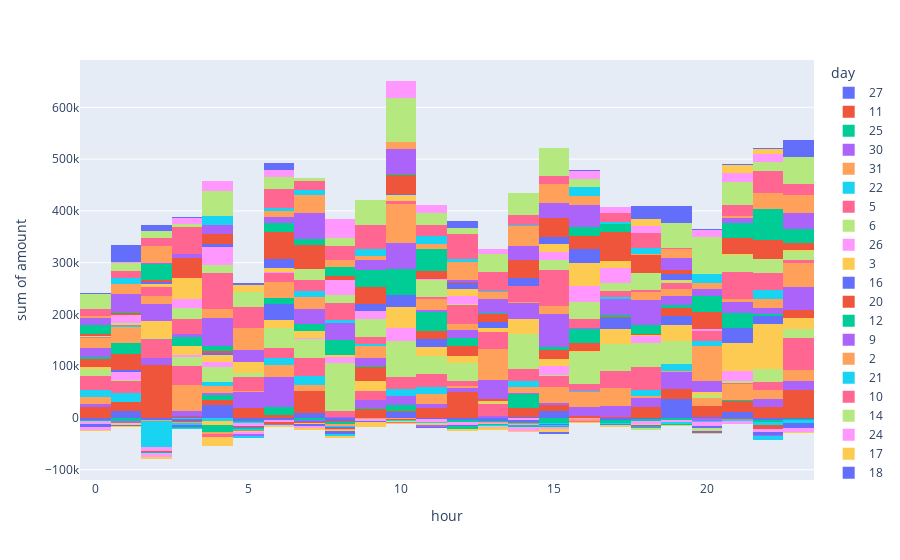

This figure's notebook cell:
### Code cell
sum_amount_per_hour_fig = px.histogram(df[['day', 'amount', 'hour']], x='hour', y='amount', color='day')
sum_amount_per_hour_fig

### Figure 1 — Plotly figure (JSON) as saved in the notebook; plotly's stock layout.template omitted (floating-point values rounded to 4 significant figures; data arrays with more than 128 entries replaced by an {"elided": "..."} marker saying what was removed)
{"data": [{"alignmentgroup": "True", "bingroup": "x", "histfunc": "sum", "hovertemplate": "day=27<br>hour=%{x}<br>sum of amount=%{y}<extra></extra>", "legendgroup": "27", "marker": {"color": "#636efa", "pattern": {"shape": ""}}, "name": "27", "offsetgroup": "27", "orientation": "v", "showlegend": true, "type": "histogram", "x": {"elided": "744 int values"}, "xaxis": "x", "y": {"elided": "744 float values"}, "yaxis": "y"}, {"alignmentgroup": "True", "bingroup": "x", "histfunc": "sum", "hovertemplate": "day=11<br>hour=%{x}<br>sum of amount=%{y}<extra></extra>", "legendgroup": "11", "marker": {"color": "#EF553B", "pattern": {"shape": ""}}, "name": "11", "offsetgroup": "11", "orientation": "v", "showlegend": true, "type": "histogram", "x": {"elided": "584 int values"}, "xaxis": "x", "y": {"elided": "584 float values"}, "yaxis": "y"}, {"alignmentgroup": "True", "bingroup": "x", "histfunc": "sum", "hovertemplate": "day=25<br>hour=%{x}<br>sum of amount=%{y}<extra></extra>", "legendgroup": "25", "marker": {"color": "#00cc96", "pattern": {"shape": ""}}, "name": "25", "offsetgroup": "25", "orientation": "v", "showlegend": true, "type": "histogram", "x": {"elided": "699 int values"}, "xaxis": "x", "y": {"elided": "699 float values"}, "yaxis": "y"}, {"alignmentgroup": "True", "bingroup": "x", "histfunc": "sum", "hovertemplate": "day=30<br>hour=%{x}<br>sum of amount=%{y}<extra></extra>", "legendgroup": "30", "marker": {"color": "#ab63fa", "pattern": {"shape": ""}}, "name": "30", "offsetgroup": "30", "orientation": "v", "showlegend": true, "type": "histogram", "x": {"elided": "799 int values"}, "xaxis": "x", "y": {"elided": "799 float values"}, "yaxis": "y"}, {"alignmentgroup": "True", "bingroup": "x", "histfunc": "sum", "hovertemplate": "day=31<br>hour=%{x}<br>sum of amount=%{y}<extra></extra>", "legendgroup": "31", "marker": {"color": "#FFA15A", "pattern": {"shape": ""}}, "name": "31", "offsetgroup": "31", "orientation": "v", "showlegend": true, "type": "histogram", "x": {"elided": "458 int values"}, "xaxis": "x", "y": {"elided": "458 float values"}, "yaxis": "y"}, {"alignmentgroup": "True", "bingroup": "x", "histfunc": "sum", "hovertemplate": "day=22<br>hour=%{x}<br>sum of amount=%{y}<extra></extra>", "legendgroup": "22", "marker": {"color": "#19d3f3", "pattern": {"shape": ""}}, "name": "22", "offsetgroup": "22", "orientation": "v", "showlegend": true, "type": "histogram", "x": {"elided": "660 int values"}, "xaxis": "x", "y": {"elided": "660 float values"}, "yaxis": "y"}, {"alignmentgroup": "True", "bingroup": "x", "histfunc": "sum", "hovertemplate": "day=5<br>hour=%{x}<br>sum of amount=%{y}<extra></extra>", "legendgroup": "5", "marker": {"color": "#FF6692", "pattern": {"shape": ""}}, "name": "5", "offsetgroup": "5", "orientation": "v", "showlegend": true, "type": "histogram", "x": {"elided": "724 int values"}, "xaxis": "x", "y": {"elided": "724 float values"}, "yaxis": "y"}, {"alignmentgroup": "True", "bingroup": "x", "histfunc": "sum", "hovertemplate": "day=6<br>hour=%{x}<br>sum of amount=%{y}<extra></extra>", "legendgroup": "6", "marker": {"color": "#B6E880", "pattern": {"shape": ""}}, "name": "6", "offsetgroup": "6", "orientation": "v", "showlegend": true, "type": "histogram", "x": {"elided": "674 int values"}, "xaxis": "x", "y": {"elided": "674 float values"}, "yaxis": "y"}, {"alignmentgroup": "True", "bingroup": "x", "histfunc": "sum", "hovertemplate": "day=26<br>hour=%{x}<br>sum of amount=%{y}<extra></extra>", "legendgroup": "26", "marker": {"color": "#FF97FF", "pattern": {"shape": ""}}, "name": "26", "offsetgroup": "26", "orientation": "v", "showlegend": true, "type": "histogram", "x": {"elided": "719 int values"}, "xaxis": "x", "y": {"elided": "719 float values"}, "yaxis": "y"}, {"alignmentgroup": "True", "bingroup": "x", "histfunc": "sum", "hovertemplate": "day=3<br>hour=%{x}<br>sum of amount=%{y}<extra></extra>", "legendgroup": "3", "marker": {"color": "#FECB52", "pattern": {"shape": ""}}, "name": "3", "offsetgroup": "3", "orientation": "v", "showlegend": true, "type": "histogram", "x": {"elided": "776 int values"}, "xaxis": "x", "y": {"elided": "776 float values"}, "yaxis": "y"}, {"alignmentgroup": "True", "bingroup": "x", "histfunc": "sum", "hovertemplate": "day=16<br>hour=%{x}<br>sum of amount=%{y}<extra></extra>", "legendgroup": "16", "marker": {"color": "#636efa", "pattern": {"shape": ""}}, "name": "16", "offsetgroup": "16", "orientation": "v", "showlegend": true, "type": "histogram", "x": {"elided": "538 int values"}, "xaxis": "x", "y": {"elided": "538 float values"}, "yaxis": "y"}, {"alignmentgroup": "True", "bingroup": "x", "histfunc": "sum", "hovertemplate": "day=20<br>hour=%{x}<br>sum of amount=%{y}<extra></extra>", "legendgroup": "20", "marker": {"color": "#EF553B", "pattern": {"shape": ""}}, "name": "20", "offsetgroup": "20", "orientation": "v", "showlegend": true, "type": "histogram", "x": {"elided": "570 int values"}, "xaxis": "x", "y": {"elided": "570 float values"}, "yaxis": "y"}, {"alignmentgroup": "True", "bingroup": "x", "histfunc": "sum", "hovertemplate": "day=12<br>hour=%{x}<br>sum of amount=%{y}<extra></extra>", "legendgroup": "12", "marker": {"color": "#00cc96", "pattern": {"shape": ""}}, "name": "12", "offsetgroup": "12", "orientation": "v", "showlegend": true, "type": "histogram", "x": {"elided": "559 int values"}, "xaxis": "x", "y": {"elided": "559 float values"}, "yaxis": "y"}, {"alignmentgroup": "True", "bingroup": "x", "histfunc": "sum", "hovertemplate": "day=9<br>hour=%{x}<br>sum of amount=%{y}<extra></extra>", "legendgroup": "9", "marker": {"color": "#ab63fa", "pattern": {"shape": ""}}, "name": "9", "offsetgroup": "9", "orientation": "v", "showlegend": true, "type": "histogram", "x": {"elided": "576 int values"}, "xaxis": "x", "y": {"elided": "576 float values"}, "yaxis": "y"}, {"alignmentgroup": "True", "bingroup": "x", "histfunc": "sum", "hovertemplate": "day=2<br>hour=%{x}<br>sum of amount=%{y}<extra></extra>", "legendgroup": "2", "marker": {"color": "#FFA15A", "pattern": {"shape": ""}}, "name": "2", "offsetgroup": "2", "orientation": "v", "showlegend": true, "type": "histogram", "x": {"elided": "868 int values"}, "xaxis": "x", "y": {"elided": "868 float values"}, "yaxis": "y"}, {"alignmentgroup": "True", "bingroup": "x", "histfunc": "sum", "hovertemplate": "day=21<br>hour=%{x}<br>sum of amount=%{y}<extra></extra>", "legendgroup": "21", "marker": {"color": "#19d3f3", "pattern": {"shape": ""}}, "name": "21", "offsetgroup": "21", "orientation": "v", "showlegend": true, "type": "histogram", "x": {"elided": "624 int values"}, "xaxis": "x", "y": {"elided": "624 float values"}, "yaxis": "y"}, {"alignmentgroup": "True", "bingroup": "x", "histfunc": "sum", "hovertemplate": "day=10<br>hour=%{x}<br>sum of amount=%{y}<extra></extra>", "legendgroup": "10", "marker": {"color": "#FF6692", "pattern": {"shape": ""}}, "name": "10", "offsetgroup": "10", "orientation": "v", "showlegend": true, "type": "histogram", "x": {"elided": "603 int values"}, "xaxis": "x", "y": {"elided": "603 float values"}, "yaxis": "y"}, {"alignmentgroup": "True", "bingroup": "x", "histfunc": "sum", "hovertemplate": "day=14<br>hour=%{x}<br>sum of amount=%{y}<extra></extra>", "legendgroup": "14", "marker": {"color": "#B6E880", "pattern": {"shape": ""}}, "name": "14", "offsetgroup": "14", "orientation": "v", "showlegend": true, "type": "histogram", "x": {"elided": "552 int values"}, "xaxis": "x", "y": {"elided": "552 float values"}, "yaxis": "y"}, {"alignmentgroup": "True", "bingroup": "x", "histfunc": "sum", "hovertemplate": "day=24<br>hour=%{x}<br>sum of amount=%{y}<extra></extra>", "legendgroup": "24", "marker": {"color": "#FF97FF", "pattern": {"shape": ""}}, "name": "24", "offsetgroup": "24", "orientation": "v", "showlegend": true, "type": "histogram", "x": {"elided": "693 int values"}, "xaxis": "x", "y": {"elided": "693 float values"}, "yaxis": "y"}, {"alignmentgroup": "True", "bingroup": "x", "histfunc": "sum", "hovertemplate": "day=17<br>hour=%{x}<br>sum of amount=%{y}<extra></extra>", "legendgroup": "17", "marker": {"color": "#FECB52", "pattern": {"shape": ""}}, "name": "17", "offsetgroup": "17", "orientation": "v", "showlegend": true, "type": "histogram", "x": {"elided": "535 int values"}, "xaxis": "x", "y": {"elided": "535 float values"}, "yaxis": "y"}, {"alignmentgroup": "True", "bingroup": "x", "histfunc": "sum", "hovertemplate": "day=18<br>hour=%{x}<br>sum of amount=%{y}<extra></extra>", "legendgroup": "18", "marker": {"color": "#636efa", "pattern": {"shape": ""}}, "name": "18", "offsetgroup": "18", "orientation": "v", "showlegend": true, "type": "histogram", "x": {"elided": "542 int values"}, "xaxis": "x", "y": {"elided": "542 float values"}, "yaxis": "y"}, {"alignmentgroup": "True", "bingroup": "x", "histfunc": "sum", "hovertemplate": "day=8<br>hour=%{x}<br>sum of amount=%{y}<extra></extra>", "legendgroup": "8", "marker": {"color": "#EF553B", "pattern": {"shape": ""}}, "name": "8", "offsetgroup": "8", "orientation": "v", "showlegend": true, "type": "histogram", "x": {"elided": "573 int values"}, "xaxis": "x", "y": {"elided": "573 float values"}, "yaxis": "y"}, {"alignmentgroup": "True", "bingroup": "x", "histfunc": "sum", "hovertemplate": "day=29<br>hour=%{x}<br>sum of amount=%{y}<extra></extra>", "legendgroup": "29", "marker": {"color": "#00cc96", "pattern": {"shape": ""}}, "name": "29", "offsetgroup": "29", "orientation": "v", "showlegend": true, "type": "histogram", "x": {"elided": "738 int values"}, "xaxis": "x", "y": {"elided": "738 float values"}, "yaxis": "y"}, {"alignmentgroup": "True", "bingroup": "x", "histfunc": "sum", "hovertemplate": "day=1<br>hour=%{x}<br>sum of amount=%{y}<extra></extra>", "legendgroup": "1", "marker": {"color": "#ab63fa", "pattern": {"shape": ""}}, "name": "1", "offsetgroup": "1", "orientation": "v", "showlegend": true, "type": "histogram", "x": {"elided": "853 int values"}, "xaxis": "x", "y": {"elided": "853 float values"}, "yaxis": "y"}, {"alignmentgroup": "True", "bingroup": "x", "histfunc": "sum", "hovertemplate": "day=13<br>hour=%{x}<br>sum of amount=%{y}<extra></extra>", "legendgroup": "13", "marker": {"color": "#FFA15A", "pattern": {"shape": ""}}, "name": "13", "offsetgroup": "13", "orientation": "v", "showlegend": true, "type": "histogram", "x": {"elided": "561 int values"}, "xaxis": "x", "y": {"elided": "561 float values"}, "yaxis": "y"}, {"alignmentgroup": "True", "bingroup": "x", "histfunc": "sum", "hovertemplate": "day=19<br>hour=%{x}<br>sum of amount=%{y}<extra></extra>", "legendgroup": "19", "marker": {"color": "#19d3f3", "pattern": {"shape": ""}}, "name": "19", "offsetgroup": "19", "orientation": "v", "showlegend": true, "type": "histogram", "x": {"elided": "545 int values"}, "xaxis": "x", "y": {"elided": "545 float values"}, "yaxis": "y"}, {"alignmentgroup": "True", "bingroup": "x", "histfunc": "sum", "hovertemplate": "day=4<br>hour=%{x}<br>sum of amount=%{y}<extra></extra>", "legendgroup": "4", "marker": {"color": "#FF6692", "pattern": {"shape": ""}}, "name": "4", "offsetgroup": "4", "orientation": "v", "showlegend": true, "type": "histogram", "x": {"elided": "746 int values"}, "xaxis": "x", "y": {"elided": "746 float values"}, "yaxis": "y"}, {"alignmentgroup": "True", "bingroup": "x", "histfunc": "sum", "hovertemplate": "day=7<br>hour=%{x}<br>sum of amount=%{y}<extra></extra>", "legendgroup": "7", "marker": {"color": "#B6E880", "pattern": {"shape": ""}}, "name": "7", "offsetgroup": "7", "orientation": "v", "showlegend": true, "type": "histogram", "x": {"elided": "585 int values"}, "xaxis": "x", "y": {"elided": "585 float values"}, "yaxis": "y"}, {"alignmentgroup": "True", "bingroup": "x", "histfunc": "sum", "hovertemplate": "day=28<br>hour=%{x}<br>sum of amount=%{y}<extra></extra>", "legendgroup": "28", "marker": {"color": "#FF97FF", "pattern": {"shape": ""}}, "name": "28", "offsetgroup": "28", "orientation": "v", "showlegend": true, "type": "histogram", "x": {"elided": "766 int values"}, "xaxis": "x", "y": {"elided": "766 float values"}, "yaxis": "y"}, {"alignmentgroup": "True", "bingroup": "x", "histfunc": "sum", "hovertemplate": "day=23<br>hour=%{x}<br>sum of amount=%{y}<extra></extra>", "legendgroup": "23", "marker": {"color": "#FECB52", "pattern": {"shape": ""}}, "name": "23", "offsetgroup": "23", "orientation": "v", "showlegend": true, "type": "histogram", "x": {"elided": "611 int values"}, "xaxis": "x", "y": {"elided": "611 float values"}, "yaxis": "y"}, {"alignmentgroup": "True", "bingroup": "x", "histfunc": "sum", "hovertemplate": "day=15<br>hour=%{x}<br>sum of amount=%{y}<extra></extra>", "legendgroup": "15", "marker": {"color": "#636efa", "pattern": {"shape": ""}}, "name": "15", "offsetgroup": "15", "orientation": "v", "showlegend": true, "type": "histogram", "x": {"elided": "525 int values"}, "xaxis": "x", "y": {"elided": "525 float values"}, "yaxis": "y"}], "layout": {"barmode": "relative", "legend": {"title": {"text": "day"}, "tracegroupgap": 0}, "margin": {"t": 60}, "xaxis": {"anchor": "y", "domain": [0, 1], "title": {"text": "hour"}}, "yaxis": {"anchor": "x", "domain": [0, 1], "title": {"text": "sum of amount"}}}}
